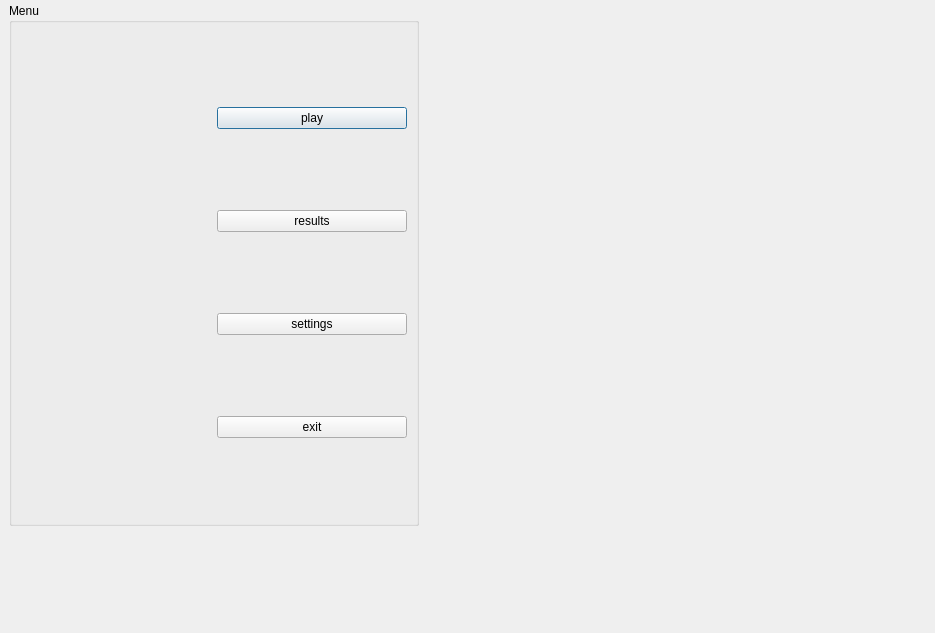
<?xml version="1.0" encoding="UTF-8"?>
<ui version="4.0">
 <class>Menu</class>
 <widget class="QDialog" name="Menu">
  <property name="geometry">
   <rect>
    <x>0</x>
    <y>0</y>
    <width>935</width>
    <height>633</height>
   </rect>
  </property>
  <property name="windowTitle">
   <string>Dialog</string>
  </property>
  <widget class="QGroupBox" name="groupBox">
   <property name="geometry">
    <rect>
     <x>9</x>
     <y>3</y>
     <width>410</width>
     <height>523</height>
    </rect>
   </property>
   <property name="title">
    <string>Menu</string>
   </property>
   <layout class="QGridLayout" name="gridLayout">
    <item row="0" column="0" rowspan="4">
     <widget class="QLabel" name="label">
      <property name="text">
       <string/>
      </property>
      <property name="pixmap">
       <pixmap resource="resources.qrc">:/prefix1/img/296-2967628_plants-v-zombies-zombie-dead-zombie-plants-vs.png</pixmap>
      </property>
     </widget>
    </item>
    <item row="0" column="1">
     <widget class="QPushButton" name="pushButton">
      <property name="text">
       <string>play</string>
      </property>
     </widget>
    </item>
    <item row="1" column="1">
     <widget class="QPushButton" name="pushButton_3">
      <property name="text">
       <string>results</string>
      </property>
     </widget>
    </item>
    <item row="2" column="1">
     <widget class="QPushButton" name="pushButton_4">
      <property name="text">
       <string>settings</string>
      </property>
     </widget>
    </item>
    <item row="3" column="1">
     <widget class="QPushButton" name="pushButton_2">
      <property name="text">
       <string>exit</string>
      </property>
     </widget>
    </item>
   </layout>
  </widget>
 </widget>
 <resources>
  <include location="resources.qrc"/>
 </resources>
 <connections/>
</ui>
